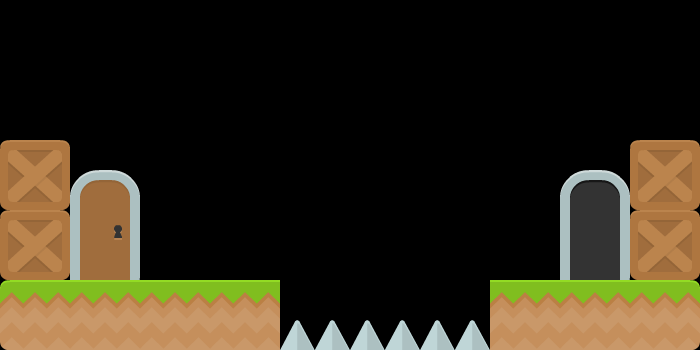

This game map was drawn from its Tiled (.tmx) file and the tilesets committed beside it. A one-line description and the trimmed map source follow:
An orthogonal 10x5 tile map with 70x70 px tiles, 1 tile layer (Tile Layer 1), 2 tilesets and 8 objects (player, exit).

<map version="1.0" tiledversion="1.1.6" orientation="orthogonal" renderorder="right-down" width="10" height="5" tilewidth="70" tileheight="70" infinite="0" nextobjectid="14">
 <tileset firstgid="1" source="kenney_complete_base_tiles_spritesheet.tsx" />
 <tileset firstgid="157" source="kenney_platformerPack_industrial_tilesheet.tsx" />
 <layer name="Tile Layer 1" width="10" height="5">
  <data>[50 cells, 18 non-empty, 9 distinct tile ids]</data>
 </layer>
 <objectgroup name="triggers" visible="0">
  <object id="1" name="player" x="70" y="210" width="70" height="70">
   <properties>
    <property name="player" type="bool" value="true" />
   </properties>
  </object>
  <object id="2" name="exit" x="560" y="210" width="70" height="70">
   <properties>
    <property name="exit" type="bool" value="true" />
   </properties>
  </object>
  <object id="5" x="0" y="280" width="280" height="70">
   <properties>
    <property name="blockers" value="blrt" />
   </properties>
  </object>
  <object id="9" x="0" y="140" width="70" height="140">
   <properties>
    <property name="blockers" value="blrt" />
   </properties>
  </object>
  <object id="10" x="630" y="140" width="70" height="140">
   <properties>
    <property name="blockers" value="blrt" />
   </properties>
  </object>
  <object id="11" x="490" y="280" width="210" height="70">
   <properties>
    <property name="blockers" value="blrt" />
   </properties>
  </object>
  <object id="12" x="210" y="350" width="350" height="70">
   <properties>
    <property name="blockers" value="blrt" />
   </properties>
  </object>
  <object id="13" x="280" y="315" width="210" height="35">
   <properties>
    <property name="spikes" type="bool" value="true" />
   </properties>
  </object>
 </objectgroup>
</map>
